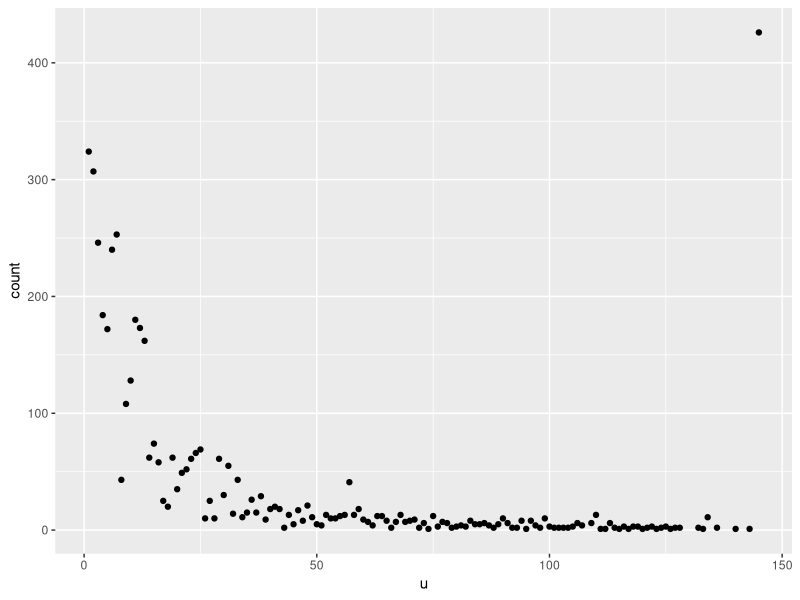
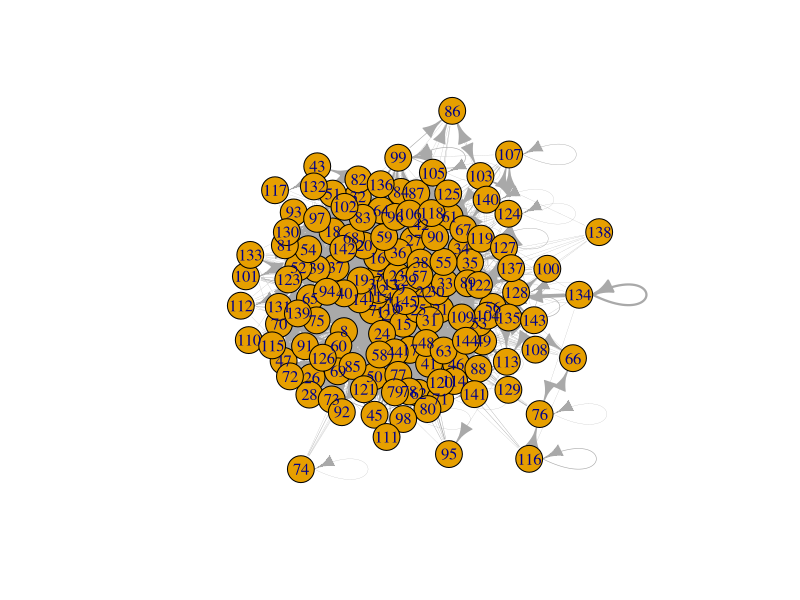
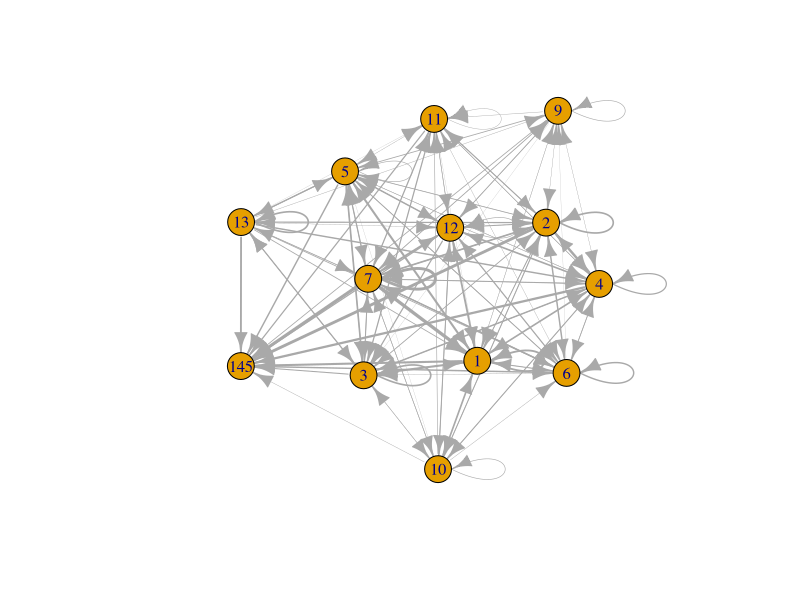

Generate these figures, in order, with R:
## ---- chunk 1
library(tidyverse)
library(modelr)
library(ggplot2)
library(igraph)

## ---- chunk 2

hist_edgelist = read.table( "Dataset 5. History_edgelist.txt", header = TRUE)
hist_vertex = read.table(file = 'Dataset 6. History_vertexlist.txt', sep = '\t', header = TRUE)

head(hist_edgelist)
head(hist_vertex)
## ---- chunk 3
employee_counts = hist_edgelist %>%
  group_by( u ) %>%
  summarize( count = n() ) %>%
  ungroup()

grad_counts = hist_edgelist %>%
  group_by( v ) %>%
  summarize( count = n() ) %>%
  ungroup()


head(  employee_counts )
head(  grad_counts )


## ---- chunk 4
employee_counts %>%
  ggplot(aes(x = u, y = count)) +
  geom_point()


## ---- chunk 5
hist_weighted_edgelist = hist_edgelist %>% 
  group_by(v, u) %>%
  summarize( count = n()) %>%
  ungroup()
  
## ---- chunk 6
ids = employee_counts %>%
  filter(count > 100) %>%
  select(u)

smaller = hist_weighted_edgelist %>%
  filter( u %in% ids$u , v %in% ids$u)


nrow( smaller )
nrow(hist_edgelist)


## ---- chunk 7




graph = hist_weighted_edgelist %>%
  graph_from_data_frame(directed = TRUE)

smaller_graph = smaller %>%
   graph_from_data_frame(directed = TRUE)

plot(graph, vertex_size = 1, edge.width=E(graph)$count/5)
plot(smaller_graph, vertex_size = 2 ,edge.width=E(smaller_graph)$count/5)




## ---- chunk 8
#For ideas of looking into how the networks change when filtering for these values

hist_edgelist %>%
  group_by(rank) %>%
  summarize( count = n() )

